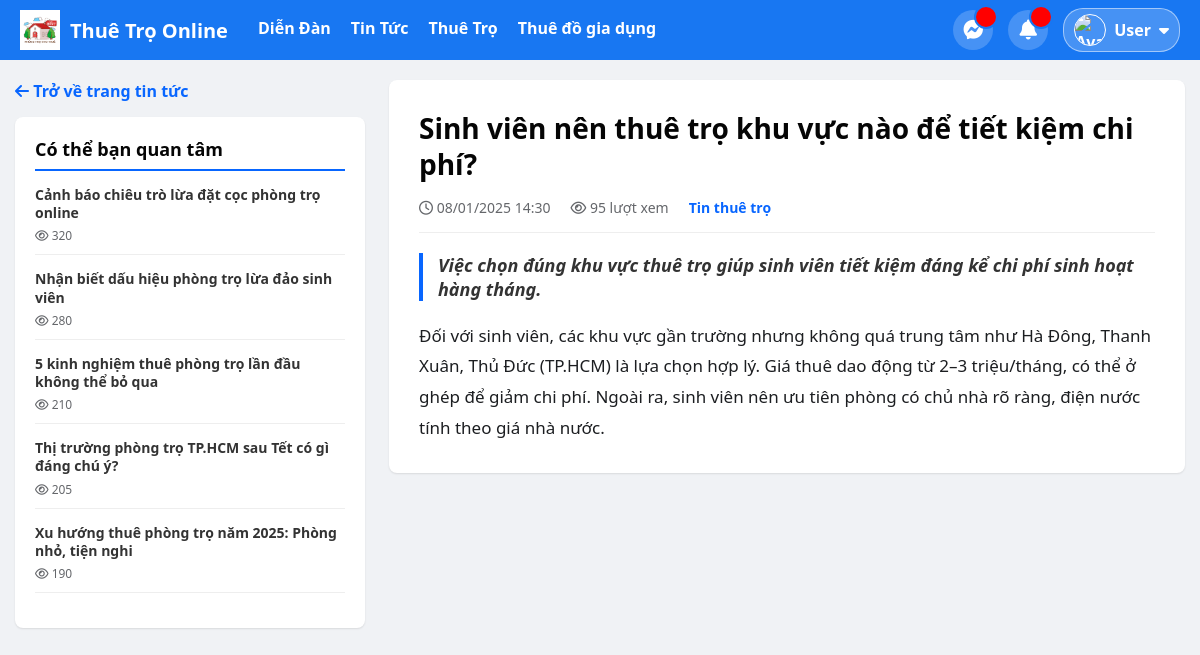
Page /news-detail.php?id=2 (signed in) on the committed database.
### tables this page shows
CREATE TABLE news (
    id INT AUTO_INCREMENT PRIMARY KEY,
    title VARCHAR(255) NOT NULL COMMENT 'Tiêu đề tin',
    slug VARCHAR(255) NOT NULL UNIQUE COMMENT 'Slug SEO',
    image_url VARCHAR(255) DEFAULT NULL COMMENT 'Ảnh đại diện tin',
    category VARCHAR(100) NOT NULL COMMENT 'Thể loại tin tức',
    summary TEXT COMMENT 'Mô tả ngắn',
    content LONGTEXT NOT NULL COMMENT 'Nội dung chi tiết',
    views INT DEFAULT 0 COMMENT 'Lượt xem',
    created_at DATETIME DEFAULT CURRENT_TIMESTAMP COMMENT 'Ngày đăng',
    INDEX idx_category (category),
    INDEX idx_views (views)
);

### public/news-detail.php (the view, shortened to what this page needs)
<?php
require_once __DIR__ . '/../config/db.php';
$id = isset($_GET['id']) ? (int)$_GET['id'] : 0;
$newsItem = null;
if ($id) {
    $pdo->exec("UPDATE news SET views = views + 1 WHERE id = $id");
    $stmt = $pdo->prepare("SELECT * FROM news WHERE id = ?");
    $stmt->execute([$id]);
    $newsItem = $stmt->fetch();
}
try {
    $stmtTop = $pdo->query("SELECT * FROM news ORDER BY views DESC LIMIT 5");
    $topNews = $stmtTop->fetchAll();
} catch (PDOException $e) {
    $topNews = [];
}
?>
<!doctype html>
<html lang="vi">
<head>
    <link rel="stylesheet" href="/assets/css/style.css">
    <link rel="stylesheet" href="https://cdnjs.cloudflare.com/ajax/libs/font-awesome/6.4.0/css/all.min.css">
</head>
<body>
<?php include __DIR__ . '/includes/header.php'; ?>
<div class="container">
    <aside class="sidebar">
        <a href="/news.php" class="btn-back"><i class="fa-solid fa-arrow-left"></i> Trở về trang tin tức</a>
        <div class="sidebar-card">
            <div class="sidebar-title">Có thể bạn quan tâm</div>
            <div class="top-news-list">
                <?php foreach ($topNews as $item): ?>
                    <a href="/news-detail.php?id=<?= $item['id'] ?>" class="top-news-item">
                        <div class="top-news-info">
                            <h4><?= htmlspecialchars($item['title']) ?></h4>
                            <div class="top-news-views"><i class="fa-regular fa-eye"></i> <?= number_format($item['views']) ?></div>
                        </div>
                    </a>
                <?php endforeach; ?>
            </div>
        </div>
    </aside>
    <main class="main-content">
        <article class="detail-card">
            <h1 class="detail-title"><?= htmlspecialchars($newsItem['title']) ?></h1>
            <div class="detail-meta">
                <span><i class="fa-regular fa-clock"></i> <?= date('d/m/Y H:i', strtotime($newsItem['created_at'])) ?></span>
                <span><i class="fa-regular fa-eye"></i> <?= number_format($newsItem['views']) ?> lượt xem</span>
                <span style="color: var(--primary-color); font-weight: bold;"><?= htmlspecialchars($newsItem['category']) ?></span>
            </div>
            <div class="detail-summary">
                <?= nl2br(htmlspecialchars($newsItem['summary'])) ?>
            </div>
            <div class="detail-body">
                <?= nl2br(htmlspecialchars($newsItem['content'])) ?>
            </div>
        </article>
    </main>
</div>
<?php if (file_exists(__DIR__ . '/includes/footer.php')) include __DIR__ . '/includes/footer.php'; ?>
</body>
</html>

### public/assets/css/style.css (style rules this page uses)
body { font-family: Arial, sans-serif; margin: 16px; }

### public/news-detail.php (style rules this page uses)
:root { --bg-color: #f0f2f5; --card-bg: #ffffff; --primary-color: #0866ff; --text-color: #050505; --secondary-text: #65676b; }
body { font-family: 'Segoe UI', Helvetica, Arial, sans-serif; background-color: var(--bg-color); margin: 0; padding: 0; color: var(--text-color); }
.container { max-width: 1200px; margin: 20px auto; padding: 0 15px; display: grid; grid-template-columns: 350px 1fr; gap: 24px; }
.sidebar { position: sticky; top: 20px; height: fit-content; }
.sidebar-card { background: var(--card-bg); border-radius: 8px; box-shadow: 0 1px 2px rgba(0, 0, 0, 0.1); padding: 20px; margin-bottom: 20px; }
.sidebar-title { font-size: 18px; font-weight: 700; margin-bottom: 15px; border-bottom: 2px solid var(--primary-color); padding-bottom: 8px; }
.top-news-item { display: block; margin-bottom: 15px; border-bottom: 1px solid #eee; padding-bottom: 10px; text-decoration: none; color: inherit; }
.top-news-info h4 { margin: 0 0 5px 0; font-size: 14px; font-weight: 600; line-height: 1.3; color: #333; }
.top-news-views { font-size: 12px; color: var(--secondary-text); }
.detail-card { background: white; padding: 30px; border-radius: 8px; box-shadow: 0 1px 2px rgba(0,0,0,0.1); }
.detail-title { font-size: 28px; font-weight: 700; margin: 0 0 15px 0; line-height: 1.3; }
.detail-meta { color: var(--secondary-text); margin-bottom: 20px; padding-bottom: 15px; border-bottom: 1px solid #eee; display: flex; gap: 20px; font-size: 14px; }
.detail-summary { font-weight: 600; font-size: 18px; margin-bottom: 20px; color: #333; font-style: italic; border-left: 4px solid var(--primary-color); padding-left: 15px; }
.detail-body { font-size: 17px; line-height: 1.8; color: #1c1e21; }
.btn-back { display: inline-block; margin-bottom: 15px; text-decoration: none; color: var(--primary-color); font-weight: 600; }

### rows in the picture
news: title "Cảnh báo chiêu trò lừa đặt cọc phòng trọ online", views "320"
news: title "Nhận biết dấu hiệu phòng trọ lừa đảo sinh viên", views "280"
news: title "5 kinh nghiệm thuê phòng trọ lần đầu không thể bỏ qua", views "210"
news: title "Thị trường phòng trọ TP.HCM sau Tết có gì đáng chú ý?", views "205"
news: title "Xu hướng thuê phòng trọ năm 2025: Phòng nhỏ, tiện nghi", views "190"
news: title "Sinh viên nên thuê trọ khu vực nào để tiết kiệm chi phí?", created_at "08/01/2025 14:30", views "95", category "Tin thuê trọ", summary "Việc chọn đúng khu vực thuê trọ giúp sinh viên tiết kiệm đáng kể chi phí sinh hoạt hàng tháng.", content "Đối với sinh viên, các khu vực gần trường nhưng không quá trung tâm như Hà Đông, Thanh Xuân, Thủ Đức (TP.HCM) là lựa chọn hợp lý. Giá thuê dao động từ 2–3 triệu/tháng, có thể ở ghép để giảm chi phí. Ngoài ra, sinh viên nên ưu tiên phòng có chủ nhà rõ ràng, điện nước tính theo giá nhà nước."

### other values in the picture
$displayName "User"
